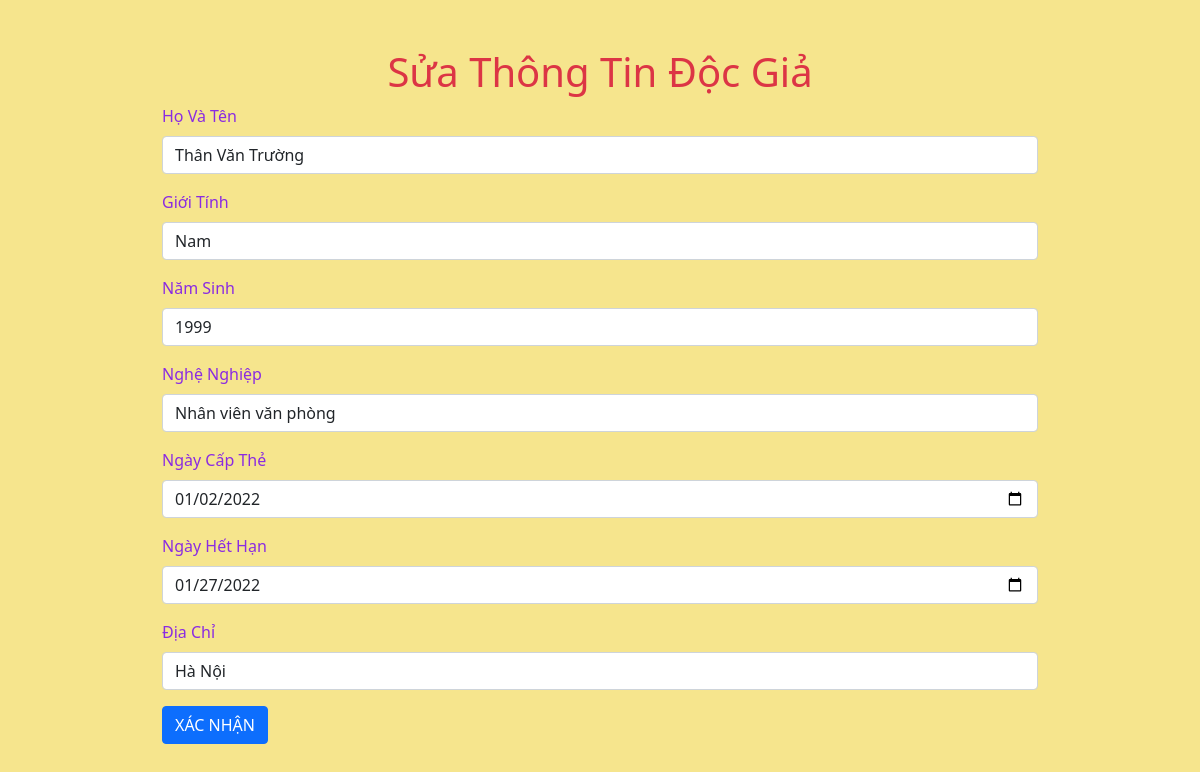
Screenshot of /src/update.php?madg=1 with the database file from the repository.
### tables this page shows
CREATE TABLE `docgia` (
  `madg` int(20) NOT NULL,
  `hovaten` varchar(60) NOT NULL,
  `gioitinh` varchar(5) NOT NULL,
  `namsinh` int(10) NOT NULL,
  `nghenghiep` varchar(100) NOT NULL,
  `ngaycapthe` date NOT NULL,
  `ngayhethan` date NOT NULL,
  `diachi` varchar(300) NOT NULL
);

### src/update.php (the view, shortened to what this page needs)
<?php
    include_once("./header_admin.php");
    include_once("../config.php");
?>
    <div class="row main mx-5 my-5">
        <div class="col-12">
            <div class="row">
                <div class="col-12">
                    <h1 class="text-danger text-center">Sửa Thông Tin Độc Giả</h1>
                </div>
            </div>
            <div class="row">
                <div class="col-12">
                    <form action="" method="POST">
                    <?php
                        $id = $_GET['madg'];
                        $sql = "SELECT * FROM docgia WHERE madg=$id";
                        $result = mysqli_query($conn,$sql);
                        if(mysqli_num_rows($result) > 0){
                            while($row = mysqli_fetch_assoc($result)){
                    ?>
                        <div class="mb-3">
                            <label for="text1" class="form-label">Họ Và Tên</label>
                            <input type="text" class="form-control" id="text1" name="txt1" required value="<?php echo $row ['hovaten']; ?>">
                        </div>
                        <div class="mb-3">
                            <label for="text2" class="form-label">Giới Tính</label>
                            <input type="text" class="form-control" id="text2" name="txt2" required value="<?php echo $row ['gioitinh']; ?>">
                        </div>
                        <div class="mb-3">
                            <label for="text3" class="form-label">Năm Sinh</label>
                            <input type="number" class="form-control" id="text3" name="txt3" required value="<?php echo $row ['namsinh']; ?>">
                        </div>
                        <div class="mb-3">
                            <label for="text4" class="form-label">Nghệ Nghiệp</label>
                            <input type="text" class="form-control" id="text4" name="txt4" required value="<?php echo $row ['nghenghiep']; ?>">
                        </div>
                        <div class="mb-3">
                            <label for="text5" class="form-label">Ngày Cấp Thẻ</label>
                            <input type="date" class="form-control" id="text5" name="txt5" required value="<?php echo $row ['ngaycapthe']; ?>">
                        </div>
                        <div class="mb-3">
                            <label for="text6" class="form-label">Ngày Hết Hạn</label>
                            <input type="date" class="form-control" id="text6" name="txt6" required value="<?php echo $row ['ngayhethan']; ?>">
                        </div>
                        <div class="mb-3">
                            <label for="text7" class="form-label">Địa Chỉ</label>
                            <input type="text" class="form-control" id="text7" name="txt7" required value="<?php echo $row ['diachi']; ?>">
                        </div>
                        <button type="sumbit" class="btn btn-primary mb-2 text-white" name="btn-edit">XÁC NHẬN</button>
                    <?php
                        }
                    }
                    ?>
                    </form>
                </div>
            </div>
        </div>
    </div>
<?php
    include_once("./footer.php");
?>

### css/style.css (style rules this page uses)
html { scroll-behavior: smooth; font-family: 'Moon Dance', cursive !important; }
body { background-color: #f6e58d; display: flex; justify-content: center; }
label { color:blueviolet !important; }
.main { min-width: 900px; min-height: 600px; ; }

### rows the page displays
docgia: txt1 "Thân Văn Trường", txt2 "Nam", txt3 "1999", txt4 "Nhân viên văn phòng", txt5 "01/02/2022", txt6 "01/27/2022", txt7 "Hà Nội"
